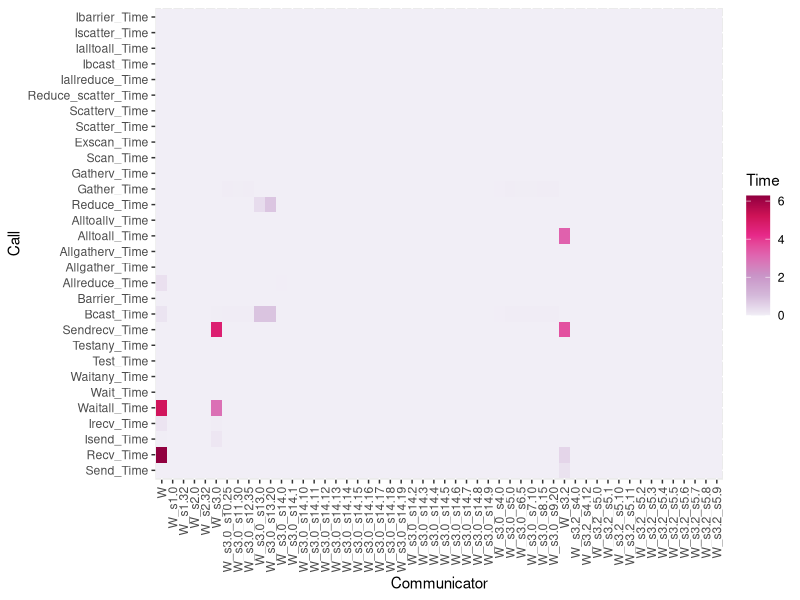
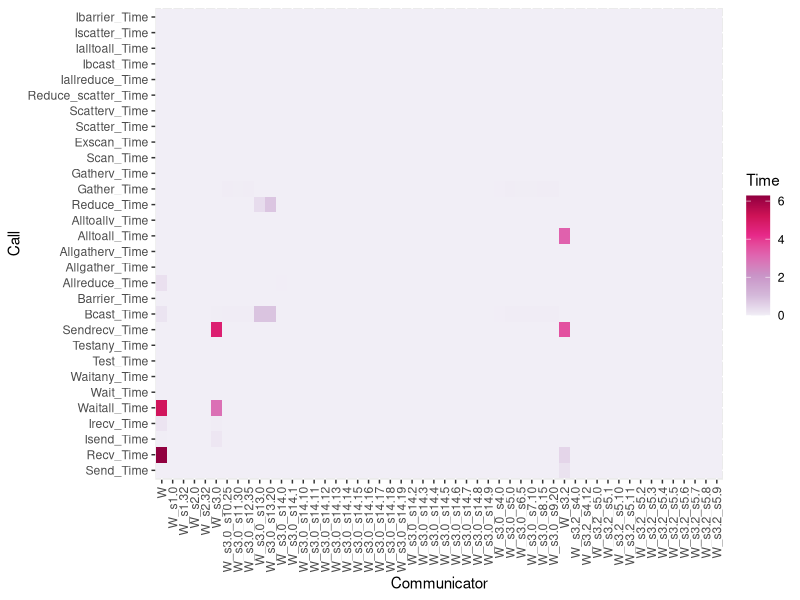

Recreate these plots in R, in order.
df<-read.csv("gromacs_64procs.csv",header=TRUE,skip=5)
library(ggplot2)
p<-ggplot(data=df[df$Send_Calls > 0, ], aes(x=Comm, y=Send_Calls, fill=Comm)) +
  geom_bar(stat="identity")
#g<-ggplot(data=df, aes(x=dose, y=len, fill=supp)) +
#  geom_bar(stat="identity")

df <- df[df$Comm != "NULL", ]

library(tidyverse)
df <- df %>% select(ends_with(c("_Time", "Comm")))
#df <- df %>% select()

#str(df)

library(reshape)

library(RColorBrewer)
#library(viridis)

df2 <- melt(df)
str(df2)
colnames(df2) <- c("Communicator", "Call", "Time")
#heatmap(as.matrix(df2[,-1]))
#library(RColorBrewer)
#coul <- colorRampPalette(brewer.pal(8, "PiYG"))(25)
g <- ggplot(df2, aes(x = Communicator, y = Call, fill = Time)) +
  geom_tile() + theme(axis.text.x = element_text(angle = 90, vjust = 0.5, hjust=1)) + 
  scale_fill_distiller(palette = 11,direction = 1)
  #scale_fill_viridis()
#scale_fill_gradient(low="yellow",high="black",space="Lab")
#scale_fill_gradient(low = "#ff2D00",high = "#ffffff",guide = "colorbar")
library(svglite)
ggsave(file="timings_splat.svg", plot=g, width=10, height=8)
print(g)
